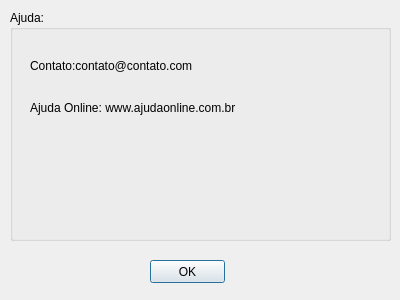
<?xml version="1.0" encoding="UTF-8"?>
<ui version="4.0">
 <class>formajuda</class>
 <widget class="QDialog" name="formajuda">
  <property name="geometry">
   <rect>
    <x>0</x>
    <y>0</y>
    <width>400</width>
    <height>300</height>
   </rect>
  </property>
  <property name="windowTitle">
   <string>Ajuda</string>
  </property>
  <widget class="QPushButton" name="btOk">
   <property name="geometry">
    <rect>
     <x>150</x>
     <y>260</y>
     <width>75</width>
     <height>23</height>
    </rect>
   </property>
   <property name="text">
    <string>OK</string>
   </property>
  </widget>
  <widget class="QGroupBox" name="groupBox">
   <property name="geometry">
    <rect>
     <x>10</x>
     <y>10</y>
     <width>381</width>
     <height>231</height>
    </rect>
   </property>
   <property name="title">
    <string>Ajuda:</string>
   </property>
   <widget class="QLabel" name="labelInfo">
    <property name="geometry">
     <rect>
      <x>20</x>
      <y>30</y>
      <width>331</width>
      <height>51</height>
     </rect>
    </property>
    <property name="text">
     <string>Contato:contato@contato.com</string>
    </property>
   </widget>
   <widget class="QLabel" name="labelVersao">
    <property name="geometry">
     <rect>
      <x>20</x>
      <y>90</y>
      <width>311</width>
      <height>16</height>
     </rect>
    </property>
    <property name="text">
     <string>Ajuda Online: www.ajudaonline.com.br</string>
    </property>
   </widget>
  </widget>
 </widget>
 <resources/>
 <connections/>
</ui>
